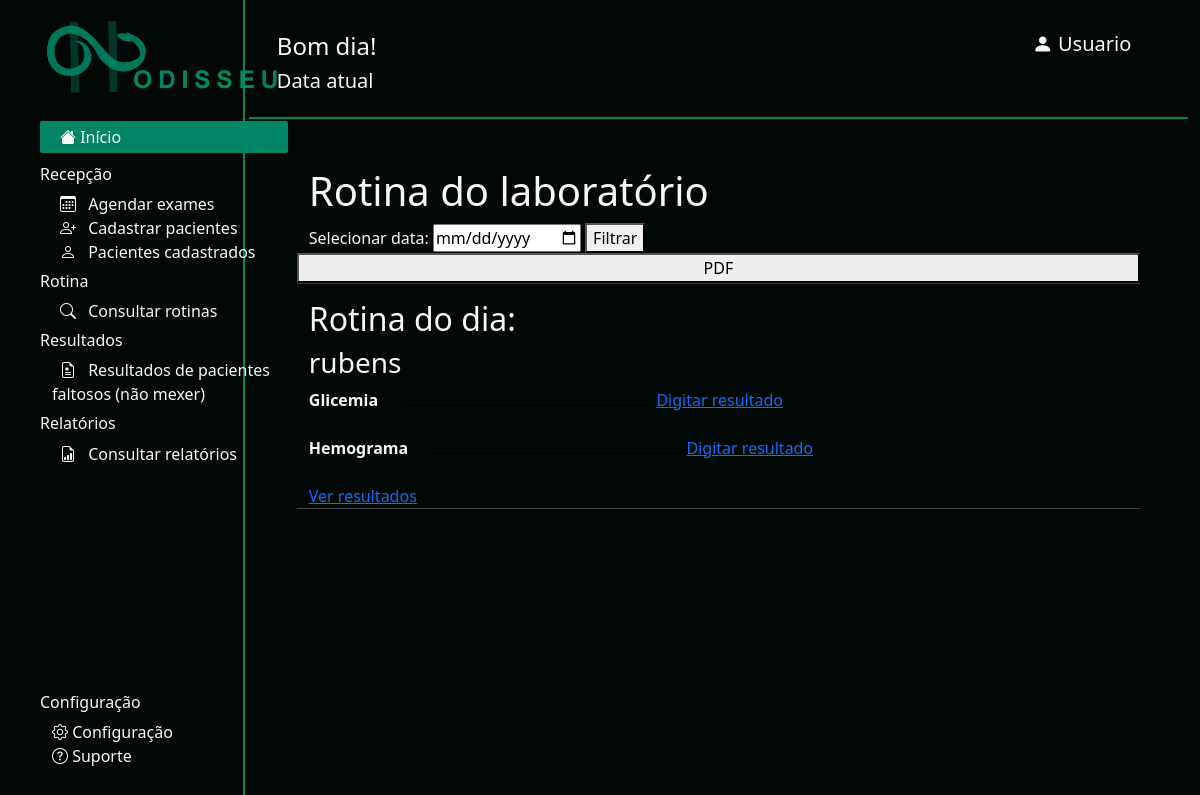
/rotina?data=2026-08-12, run on the app's committed database.
### odisseu/models.py (models this page shows, shortened)
class Paciente(models.Model):
    nome = models.CharField(max_length=200, validators=[validate_nome])
    cpf = models.CharField(max_length=11, validators=[validate_cpf])
    cns = models.CharField(max_length=14, validators=[validate_cns])
    data_nascimento = models.DateField()
    telefone = models.CharField(max_length=20, validators=[validate_telefone])

class Agendamento(models.Model):
    EXAMES = [
        ('glicemia', 'Glicemia'),
        ('hemograma', 'Hemograma'),
        ('proteina', 'Proteína C reativa'),
    ]
    solicitante = models.CharField(max_length=200,blank=True, validators=[validate_nome]
    )
    paciente = models.ForeignKey(
        Paciente,
        on_delete=models.CASCADE
    )
    exame = models.CharField(
        max_length=50,
        choices=EXAMES
    )
    data = models.DateField()

### odisseu/views.py (the view)
# urls.py: path('rotina', views.rotina, name='rotina'),
def rotina(request):
    data = request.GET.get('data')
    if data:
        agendamentos = Agendamento.objects.filter(data=data)
    else:
        data = date.today()
        agendamentos = Agendamento.objects.filter(data=data)
    return render(
        request,
        'rotina.html',
        {
            'agendamentos': agendamentos,
            'data': data,
        }
    )

### odisseu/templates/rotina.html (shortened to what this page needs)
{% extends "base.html" %}
{% block content %}
    <h1>Rotina do laboratório</h1>
    <form method="GET">
        <label for="data">
            Selecionar data:
        </label>
        <input
            type="date"
            id="data"
            name="data"
            value="{{ data|date:'Y-m-d' }}"
        >
        <button type="submit">
            Filtrar
        </button>
    </form>
    <br>
    <button
        type="button"
        onclick="window.print()"
    >
        PDF
    </button>
    <hr>
    <h2>
        Rotina do dia:
    </h2>
    {% regroup agendamentos by paciente as pacientes %}
    {% for grupo in pacientes %}
        <div>
            <h3>
                {{ grupo.grouper.nome }}
            </h3>
            {% for agendamento in grupo.list %}
                <div>
                    <strong>
                        {{ agendamento.get_exame_display }}
                    </strong>
                    <span
                        style="
                            display: inline-block;
                            width: 250px;
                            border-bottom: 1px solid black;
                            margin-left: 20px;
                        "
                    ></span>
                    {% if agendamento.resultado %}
                        <a
                            href="{% url 'editar_resultado' agendamento.resultado.id %}"
                        >
                            Editar resultado
                        </a><br>
                        <a href="{%url 'excluir_agendamento' agendamento.id%}">Excluir agendamento</a>
                    {% else %}
                        <a
                            href="{% url 'digitar_resultados' agendamento.id %}"
                        >
                            Digitar resultado
                        </a>
                    {% endif %}
                </div>
                <br>
            {% endfor %}
            <a
                href="{% url 'ver_resultados' grupo.grouper.id grupo.list.0.data|date:'Y-m-d' %}"
            >
                Ver resultados
            </a>
        </div>
        <hr>
    {% empty %}
        <p>
            Não existem exames agendados para esta data.
        </p>
    {% endfor %}
{% endblock %}

### odisseu/static/odisseu/css/style.css (style rules this page uses)
:root { --verde: #005541; --verde-claro: #008666; --branco: #f8f7f3; --preto: #010806; }
body { background-color: var(--preto); color: var(--branco); }

### data on the page
Paciente: grouper.nome "rubens"
Agendamento: exame "Glicemia", shows "Digitar resultado"
Agendamento: exame "Hemograma", shows "Digitar resultado"
